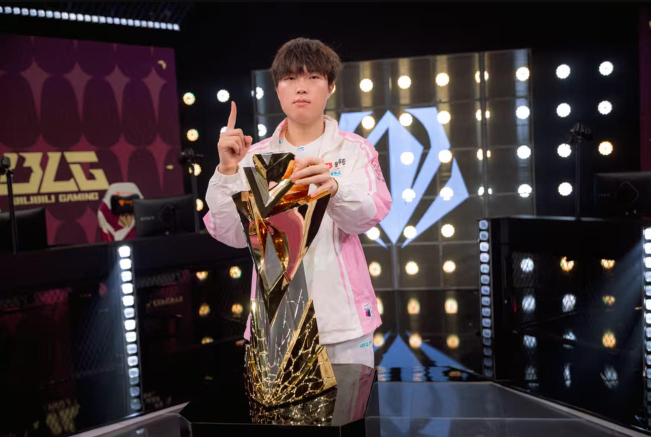
#> input picture Tudui/bin.jpg, 1301 x 874 px (shown at 1/2 size)
$ python utils.py
#> lines starting #> are read from the running program, lines starting #| are printed output that depends on the picture
from PIL import Image


def keep_image_size_open(path, size=(256, 256)):
    img = Image.open(path)
    temp = max(img.size)
    mask = Image.new('P', (temp, temp))
    mask.paste(img, (0, 0))
    mask = mask.resize(size)
    return mask
def keep_image_size_open_rgb(path, size=(256, 256)):
#> called with path = '../Tudui/bin.jpg', size = (256, 256)
    img = Image.open(path)
#> img is the input picture: PIL image 1301x874 RGB; mean R, G, B 64.1, 53.8, 56.9
    temp = max(img.size)
#> temp = 1301
    mask = Image.new('RGB', (temp, temp))
#> mask: PIL image 1301x1301 RGB; every value is 0
    mask.paste(img, (0, 0))
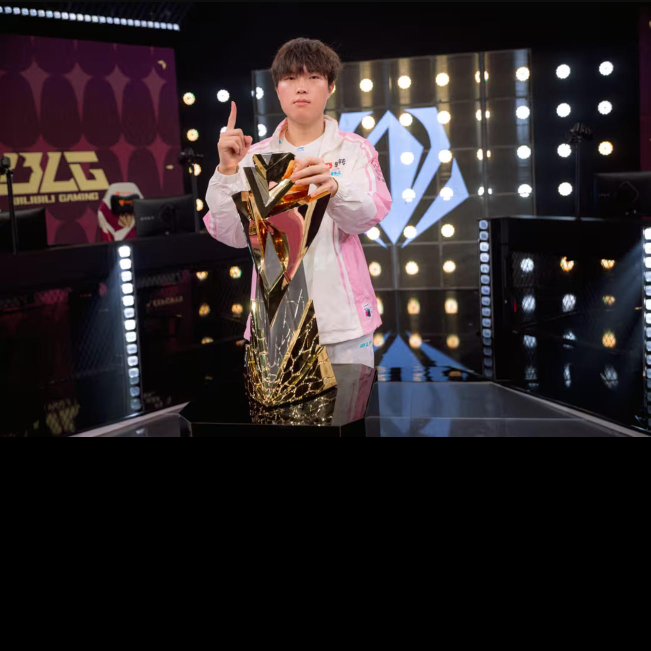
#> mask: PIL image 1301x1301 RGB (shown at 1/2 size); mean R, G, B 43.1, 36.1, 38.2
    mask = mask.resize(size)
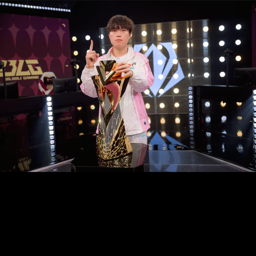
#> mask: PIL image 256x256 RGB; mean R, G, B 43, 36.1, 38.2
    return mask
if __name__ == '__main__':
    result = keep_image_size_open_rgb("../Tudui/bin.jpg")
    result.show()
